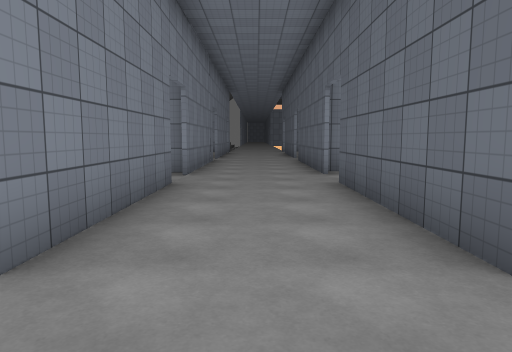
[1] (above)

23 first-person views from a walk through a Unity game level. The camera is 1.4 m above the floor, tilts 6° down and sees 70° across. The floor is counted in squares, 1.8 m on a side. Each view is taken from the middle of a square. On the plan, view 1 faces up. The plan holds only what a view shows up to about 12 squares ahead; the rest is blank. The place goes on beyond the plan. The player is left out. Some surface patterns are stand-ins.

[2]
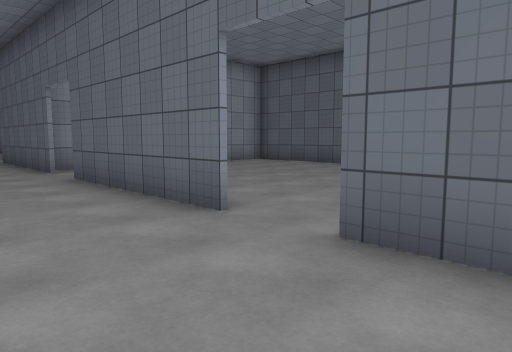

[3]
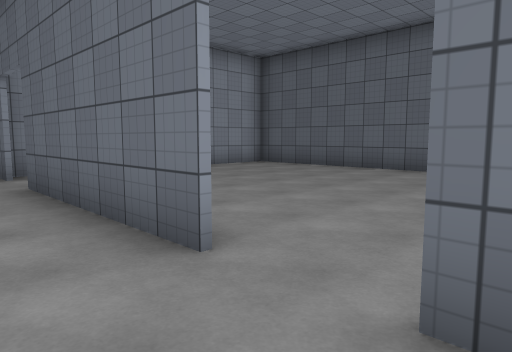

[4]
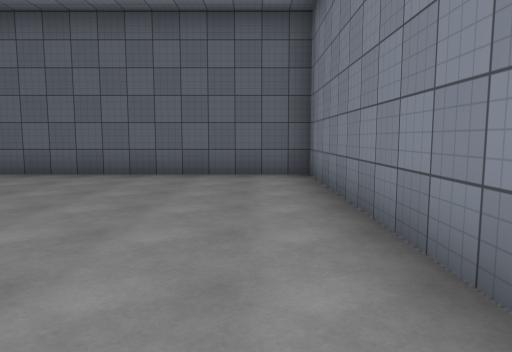

[5]
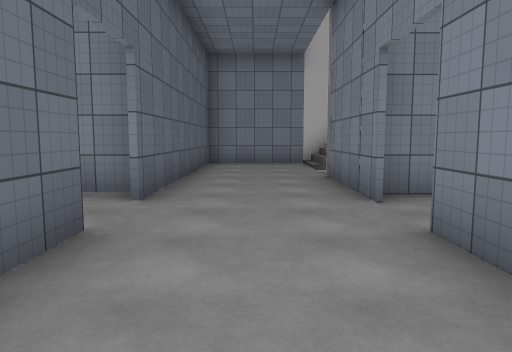

[6]
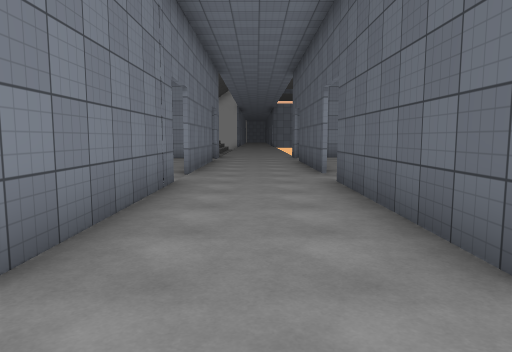

[7]
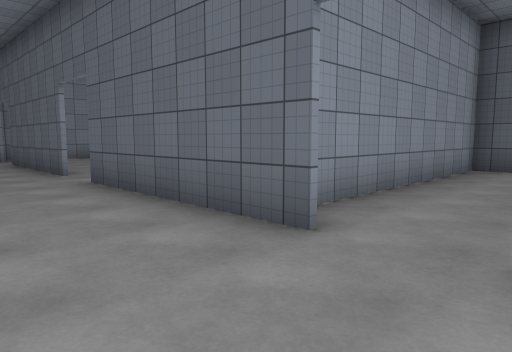

[8]
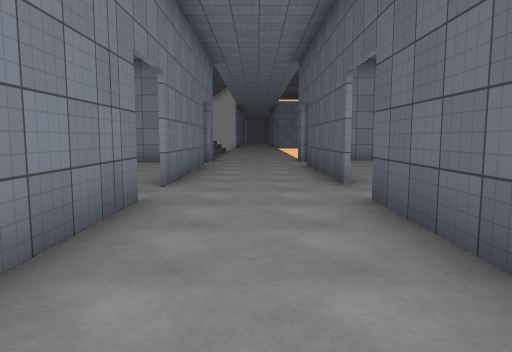

[9]
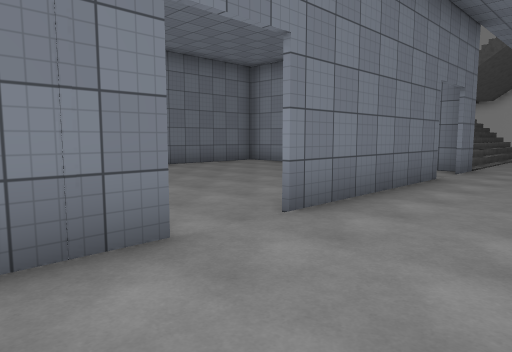

[10]
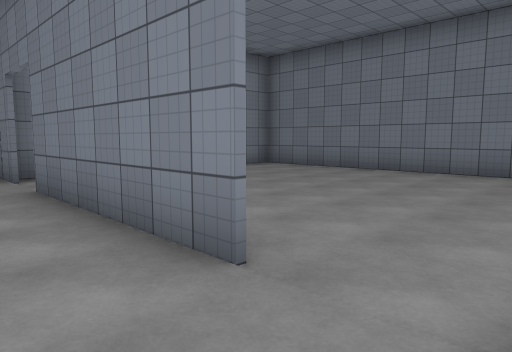

[11]
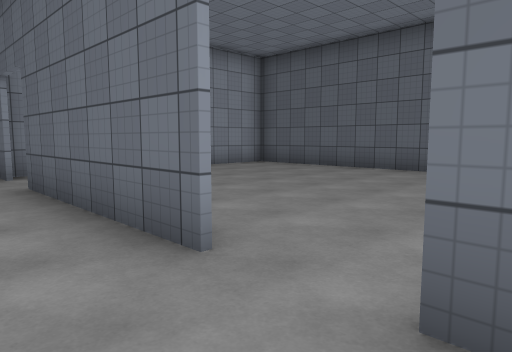

[12]
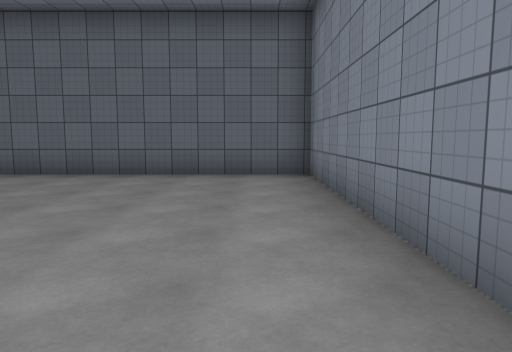

[13]
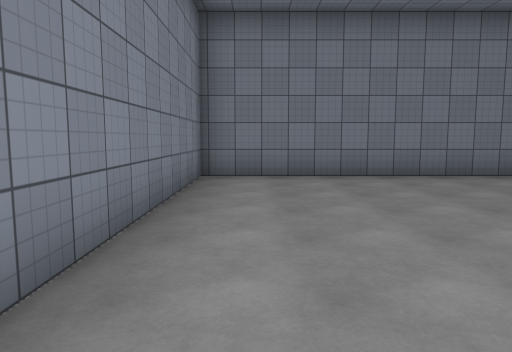

[14]
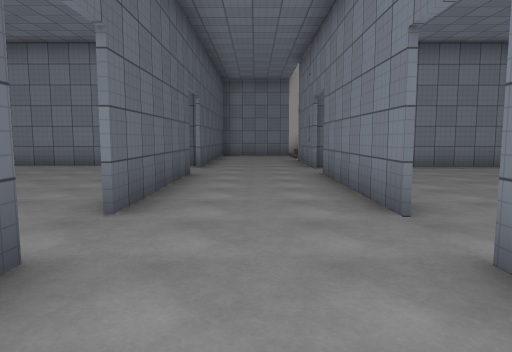

[15]
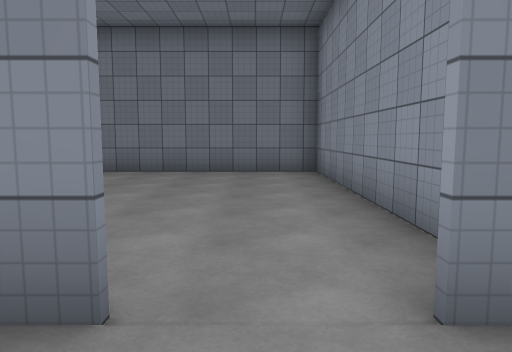

[16]
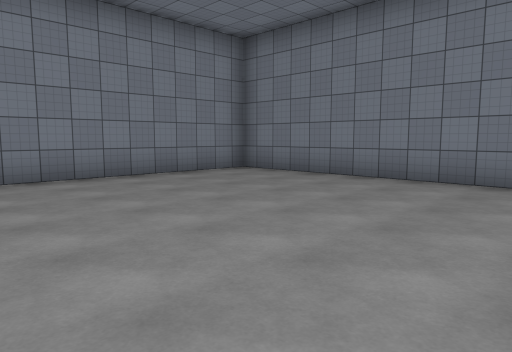

[17]
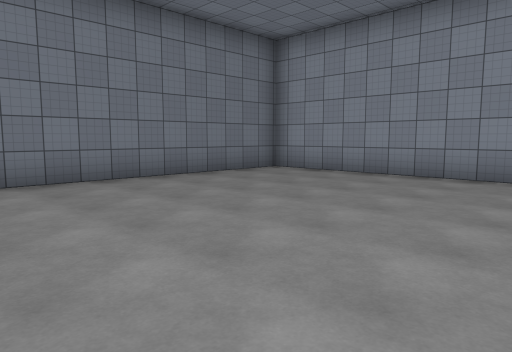

[18]
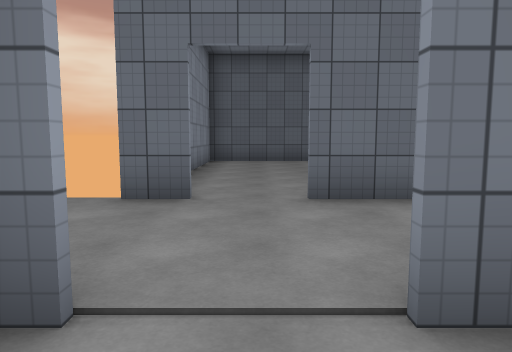

[19]
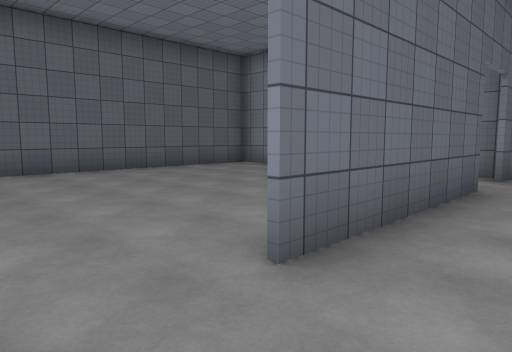

[20]
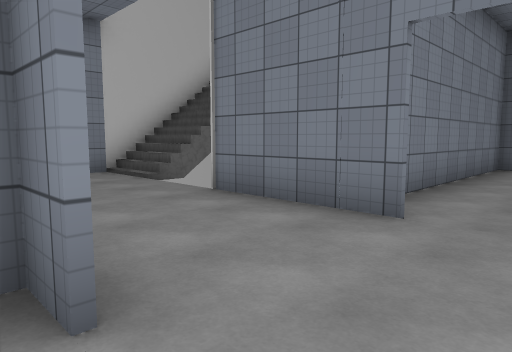

[21]
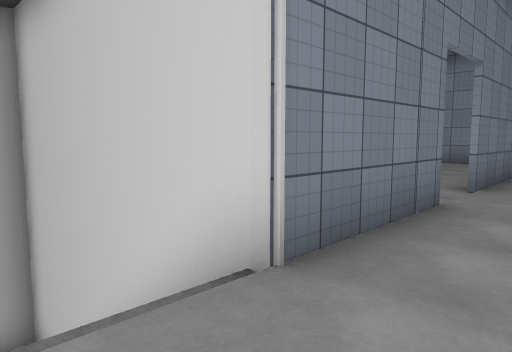

[22]
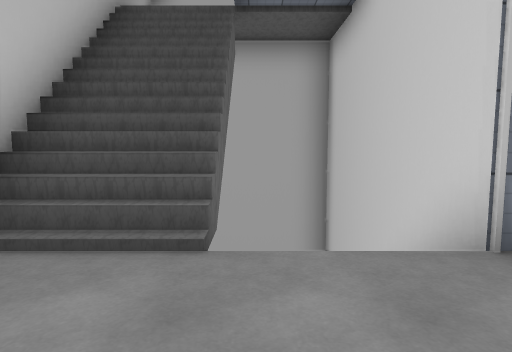

[23]
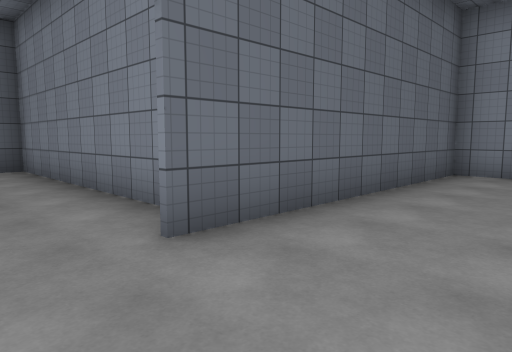

### Floor plan
Key: @ floor where view 1 was taken; # wall or solid block; . floor; / step, stairs or slope.
Columns run from 9 left of view 1 to 9 right of it. Each row starts with its distance up from view 1.
 20 #......#..#.......#
 19 #.................#
 18 #......#..#.......#
 17 #......#..#.......#
 16 #......#..#.......#
 15 #......#..#.......#
 14 #......#..#.......#
 13 #.................#
 12 #......#...#......#
 11 ########...########
 10        #...#
  9 ########..#########
  8 #......#..#.......#
  7 #.................#
  6 #......#..#.......#
  5 #......#..#.......#
  4 #......#..#.......#
  3 #......#..#.......#
  2 #......#..#.......#
  1 #.................#
  0 #......#.@.#......#
 -1 ########...########
 -2  #######...#
 -3  #     /...#
 -4  #  ////...#
 -5  #  ////...#
 -6  #  ////...#
 -7   ##########

Positions as (right, up) in squares from view 1, and headings:
1: (0, 0), facing up
2: (-1, -1), facing up-right
3: (0, 0), facing up-right
4: (1, 1), facing right
5: (0, 5), facing down
6: (0, 6), facing up
7: (-1, 6), facing up-right
8: (0, 8), facing up
9: (1, 11), facing up-left
10: (0, 8), facing down-left
11: (0, 12), facing up-right
12: (1, 13), facing right
13: (-1, 13), facing left
14: (0, 10), facing down
15: (0, 7), facing left
16: (-2, 7), facing down-left
17: (-2, 13), facing up-left
18: (-3, 19), facing right
19: (0, 20), facing down-right
20: (2, 2), facing down-left
21: (0, -4), facing up-left
22: (1, -4), facing left
23: (-1, 2), facing down-right
